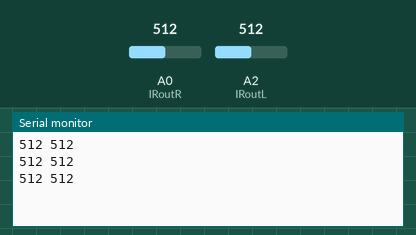
Recording of a sketch running on a simulated Arduino Uno, built with avr-gcc and run on an emulated ATmega328P. Shown: the last lines printed to the serial monitor. The test bench sets the inputs (shaded band); at power-on: A0 (IRoutR) = 512, A2 (IRoutL) = 512.

Above: at 1.3 s.
1.4 s: A0 (IRoutR) set to 716
At 1.9 s:
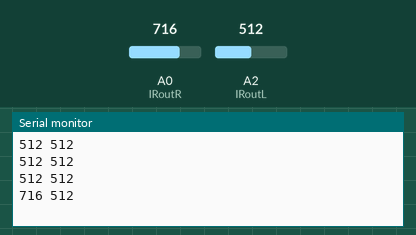
2.9 s: A2 (IRoutL) set to 716
At 3.4 s:
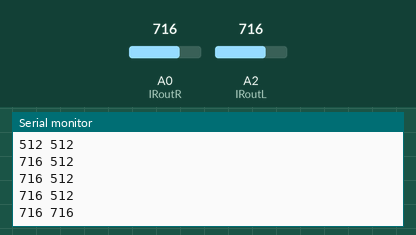
4.4 s: A0 (IRoutR) set to 900
At 4.9 s:
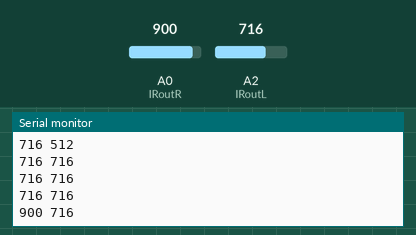
5.9 s: A2 (IRoutL) set to 900
At 6.4 s:
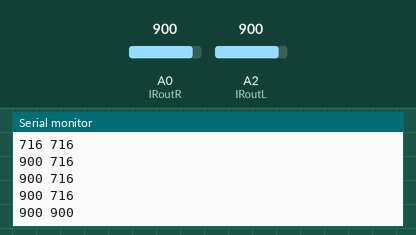
Timing chart, 0 to 8.4 s (numbered marks = the images above; inputs shaded):
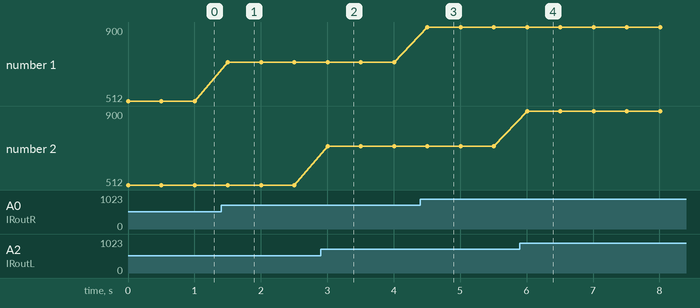

The sketch:

IRsensor.ino
```cpp
int IRoutR = A0;
int IRlightR;
int IRoutL = A2;
int IRlightL;

void setup() {
  // put your setup code here, to run once:
pinMode(IRoutR, INPUT);
pinMode(IRoutL, INPUT);
Serial.begin(9600);
}

void loop() {
  IRlightR = analogRead(IRoutR);
  Serial.print(IRlightR);
  Serial.print(" ");
  IRlightL = analogRead(IRoutL);
  Serial.println(IRlightL);
  // put your main code here, to run repeatedly:
  delay(500);
}
```

Measured:
- after the input at 1.4 s, the serial monitor: prints a new line after 0.10 s (image 1)
- after the input at 2.9 s, the serial monitor: prints a new line after 0.10 s (image 2)
- after the input at 4.4 s, the serial monitor: prints a new line after 0.11 s (image 3)
- after the input at 5.9 s, the serial monitor: prints a new line after 0.11 s (image 4)
- plotted number 1: 512 → 716 after the input at 1.4 s, 716 → 900 after the input at 4.4 s
